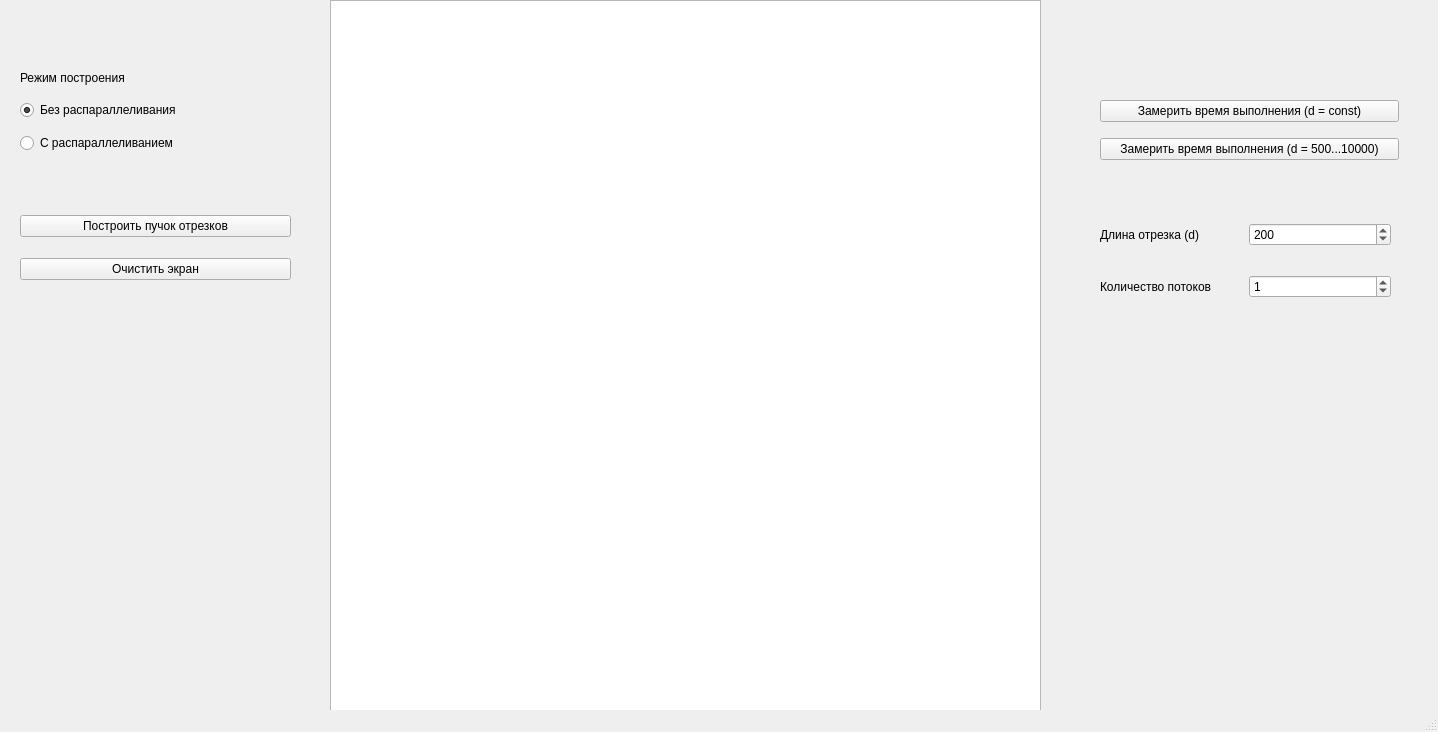
<?xml version="1.0" encoding="UTF-8"?>
<ui version="4.0">
 <class>MainWindow</class>
 <widget class="QMainWindow" name="MainWindow">
  <property name="geometry">
   <rect>
    <x>0</x>
    <y>0</y>
    <width>1438</width>
    <height>732</height>
   </rect>
  </property>
  <property name="windowTitle">
   <string>ЛР4 (Алгоритм Брезенхема построения отрезков) - Распараллеливание построения пучка отрезков</string>
  </property>
  <widget class="QWidget" name="centralwidget">
   <widget class="QGraphicsView" name="graphicsView">
    <property name="geometry">
     <rect>
      <x>330</x>
      <y>0</y>
      <width>711</width>
      <height>711</height>
     </rect>
    </property>
   </widget>
   <widget class="QWidget" name="gridLayoutWidget">
    <property name="geometry">
     <rect>
      <x>20</x>
      <y>200</y>
      <width>271</width>
      <height>95</height>
     </rect>
    </property>
    <layout class="QGridLayout" name="gridLayout">
     <item row="1" column="0">
      <widget class="QPushButton" name="beam">
       <property name="text">
        <string>Построить пучок отрезков</string>
       </property>
      </widget>
     </item>
     <item row="2" column="0">
      <widget class="QPushButton" name="clean">
       <property name="text">
        <string>Очистить экран</string>
       </property>
      </widget>
     </item>
    </layout>
   </widget>
   <widget class="QWidget" name="gridLayoutWidget_2">
    <property name="geometry">
     <rect>
      <x>20</x>
      <y>100</y>
      <width>271</width>
      <height>61</height>
     </rect>
    </property>
    <layout class="QGridLayout" name="gridLayout_2">
     <item row="2" column="0">
      <widget class="QRadioButton" name="no_parallel">
       <property name="text">
        <string>Без распараллеливания</string>
       </property>
       <property name="checked">
        <bool>true</bool>
       </property>
      </widget>
     </item>
     <item row="3" column="0" rowspan="2">
      <widget class="QRadioButton" name="parallel">
       <property name="text">
        <string>С распараллеливанием</string>
       </property>
      </widget>
     </item>
    </layout>
   </widget>
   <widget class="QWidget" name="gridLayoutWidget_5">
    <property name="geometry">
     <rect>
      <x>1100</x>
      <y>200</y>
      <width>291</width>
      <height>123</height>
     </rect>
    </property>
    <layout class="QGridLayout" name="gridLayout_5">
     <item row="0" column="0">
      <widget class="QLabel" name="beam_d">
       <property name="text">
        <string>Длина отрезка (d)</string>
       </property>
      </widget>
     </item>
     <item row="0" column="1">
      <widget class="QSpinBox" name="beam_entry">
       <property name="maximum">
        <number>500</number>
       </property>
       <property name="singleStep">
        <number>5</number>
       </property>
       <property name="value">
        <number>200</number>
       </property>
      </widget>
     </item>
     <item row="2" column="1">
      <widget class="QSpinBox" name="threads_entry">
       <property name="maximum">
        <number>180</number>
       </property>
       <property name="value">
        <number>1</number>
       </property>
      </widget>
     </item>
     <item row="2" column="0">
      <widget class="QLabel" name="threads_text">
       <property name="text">
        <string>Количество потоков</string>
       </property>
      </widget>
     </item>
    </layout>
   </widget>
   <widget class="QWidget" name="gridLayoutWidget_6">
    <property name="geometry">
     <rect>
      <x>1100</x>
      <y>90</y>
      <width>299</width>
      <height>80</height>
     </rect>
    </property>
    <layout class="QGridLayout" name="gridLayout_6">
     <item row="1" column="0">
      <widget class="QPushButton" name="time_mes_btn_dif_d">
       <property name="text">
        <string>Замерить время выполнения (d = 500...10000)</string>
       </property>
      </widget>
     </item>
     <item row="0" column="0">
      <widget class="QPushButton" name="time_mes_btn">
       <property name="text">
        <string>Замерить время выполнения (d = const)</string>
       </property>
      </widget>
     </item>
    </layout>
   </widget>
   <widget class="QLabel" name="label">
    <property name="geometry">
     <rect>
      <x>20</x>
      <y>70</y>
      <width>211</width>
      <height>16</height>
     </rect>
    </property>
    <property name="text">
     <string>Режим построения</string>
    </property>
   </widget>
  </widget>
  <widget class="QMenuBar" name="menubar">
   <property name="geometry">
    <rect>
     <x>0</x>
     <y>0</y>
     <width>1438</width>
     <height>26</height>
    </rect>
   </property>
  </widget>
  <widget class="QStatusBar" name="statusbar"/>
 </widget>
 <resources/>
 <connections/>
</ui>
